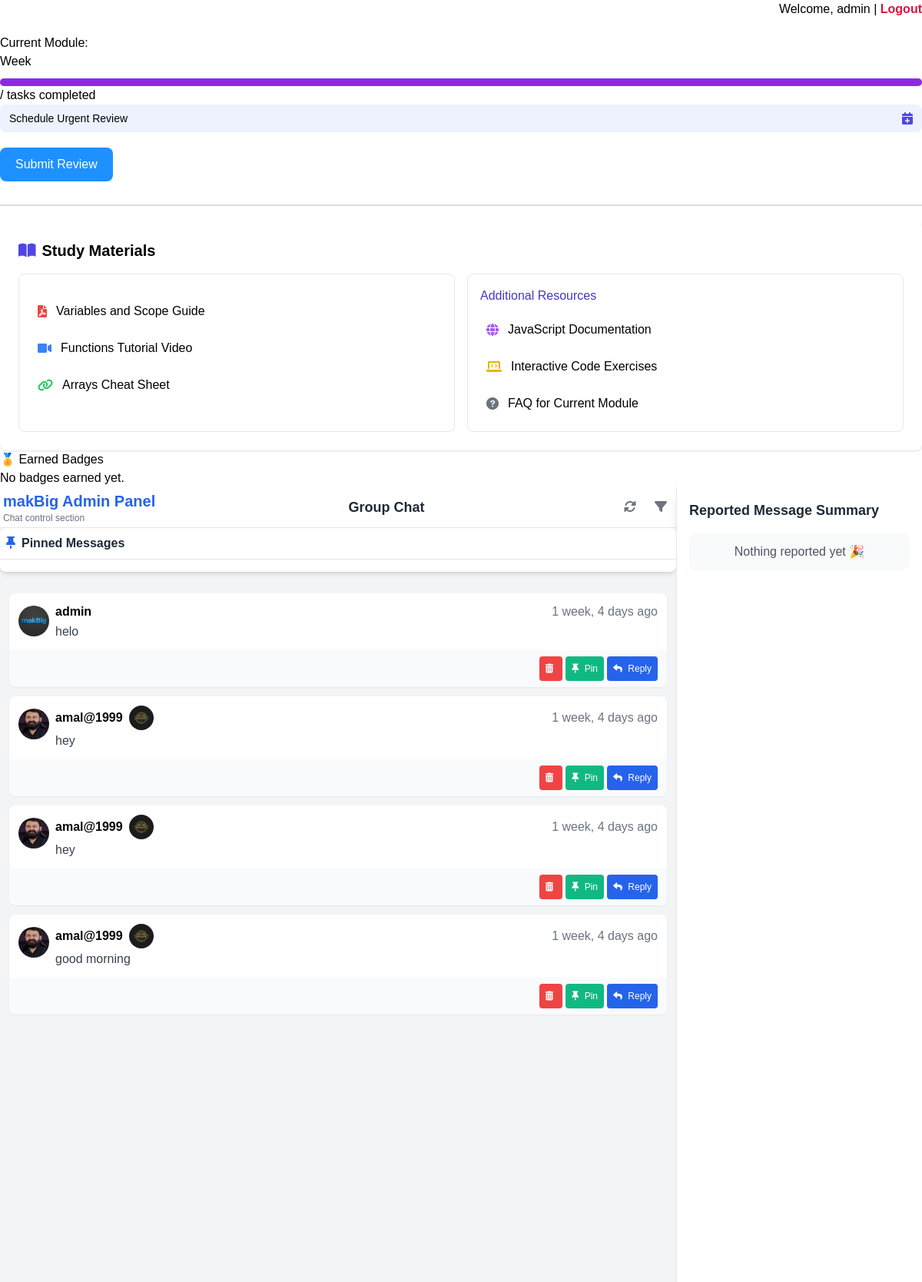
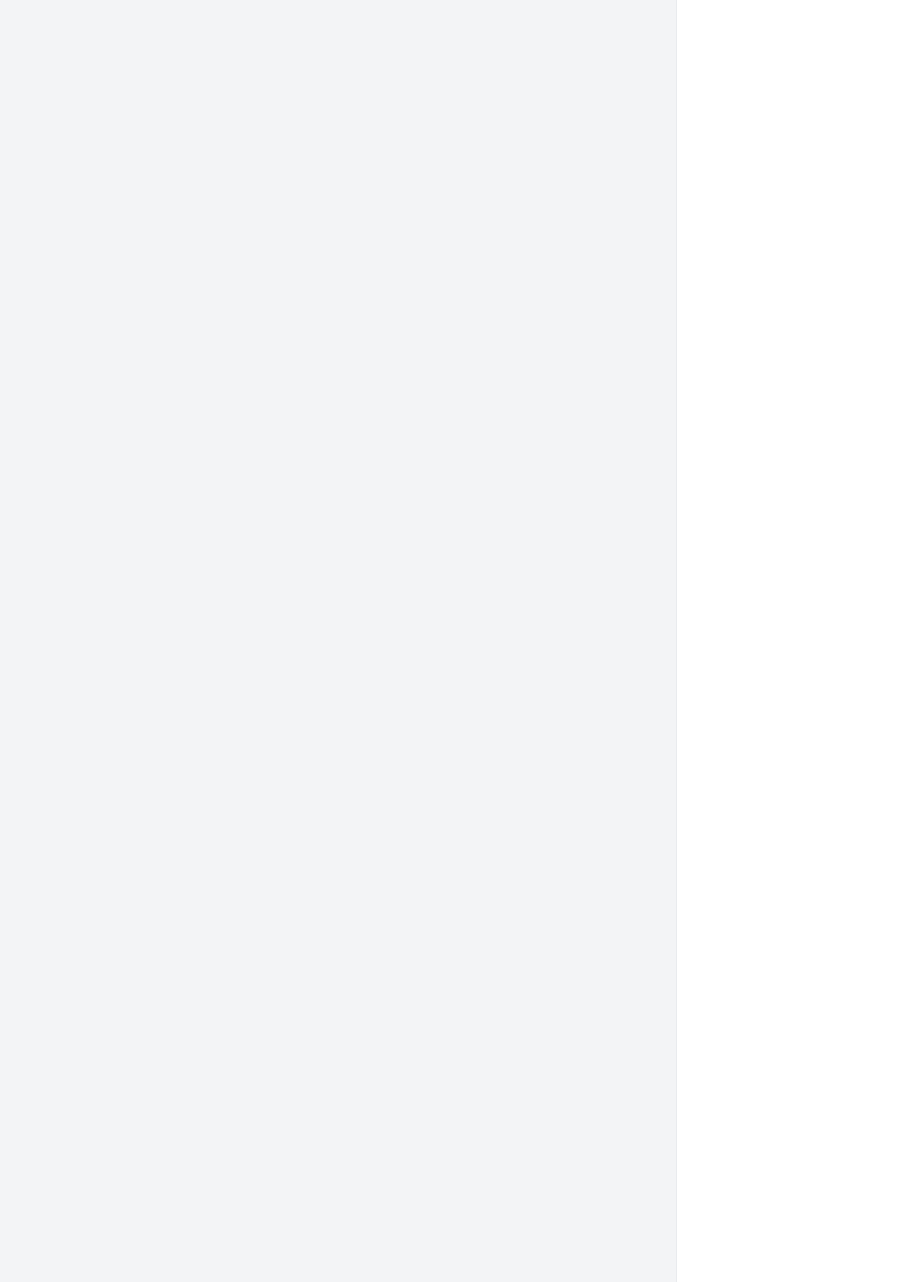
Page /chat/ (signed in) on the committed database (2 pictures, top to bottom).
### chat/models.py (models this page shows, shortened)
class CustomUser(AbstractUser):
    email = models.EmailField(unique=True)
    profile_picture = models.ImageField(upload_to='profile_pics/', default='profile_pics/makbig.png', null=True, blank=True)
    badge = models.ImageField(upload_to='profile_pics/', default='profile_pics/default.jpg', null=True, blank=True)

class Message(models.Model):
    user = models.ForeignKey(CustomUser, on_delete=models.CASCADE)
    content = models.TextField()
    timestamp = models.DateTimeField(auto_now_add=True)
    reported = models.BooleanField(default=False)
    pinned = models.BooleanField(default=False)
    replied_to = models.ForeignKey('self', on_delete=models.SET_NULL, null=True, blank=True, related_name='replies')

### chat/views.py (the view)
# urls.py: path('chat/', views.chatroom_view, name='chatroom'),
@login_required
def chatroom_view(request):
    messages = Message.objects.all().order_by('timestamp')
    reported_msgs = Message.objects.filter(reported=True).order_by('-timestamp') # Fetch all reported messages
    context = {
        'messages': messages,
        'reported_msgs': reported_msgs, # Pass them to the template
        'user': request.user,
    }
    return render(request, 'chat/chatroom.html', context)

### chat/templates/chat/chatroom.html (shortened to what this page needs)
{% extends 'learning/student_dashboard.html' %}
{% load static %}
{% load humanize %}
{% block content %}
<script src="https://cdn.tailwindcss.com"></script>
<link href="https://cdnjs.cloudflare.com/ajax/libs/font-awesome/6.0.0-beta3/css/all.min.css" rel="stylesheet">
<div class="flex h-screen overflow-hidden">
    <div class="flex-1 flex flex-col overflow-hidden">
        <header class="bg-white border-b border-gray-200 p-1 flex items-center justify-between">
            <div>
                <h1 class="text-xl font-bold text-makblue">makBig Admin Panel</h1>
                <p class="text-xs text-gray-500">Chat control section</p>
            </div>
            <h2 class="text-lg font-bold text-gray-800">Group Chat</h2>
            <div class="flex space-x-2">
                <button class="p-2 text-gray-500 hover:text-makblue hover:bg-gray-100 rounded-full">
                    <i class="fas fa-sync-alt"></i>
                </button>
                <button class="p-2 text-gray-500 hover:text-makblue hover:bg-gray-100 rounded-full">
                    <i class="fas fa-filter"></i>
                </button>
            </div>
        </header>
        <main id="main-chat-container" class="flex-1 overflow-y-auto bg-makgray relative">
            <div class="bg-white rounded-lg shadow-md mb-4 sticky top-0 z-10">
                <div class="p-2 border-b border-gray-200 flex items-center justify-between">
                    <h3 class="text-md font-semibold text-gray-800"><i class="fas fa-thumbtack mr-2 text-makblue"></i>Pinned Messages</h3>
                </div>
                <div id="pinned-zone" class="p-2 space-y-1">
                </div>
            </div>
            <div id="chat-box" class="space-y-3 p-3">
                {% for msg in messages %}
                    {% if not msg.pinned %}
                        <div class="bg-white rounded-lg shadow-sm overflow-hidden message-item" data-msg-id="{{ msg.id }}" id="msg-{{ msg.id }}">
                            <div class="p-3">
                                <div class="flex items-start">
                                    <img src="{% if msg.user.profile_picture %}{{ msg.user.profile_picture.url }}{% else %}{% static 'profile_pics/wallpaper.jpg' %}{% endif %}" alt="User" class="w-10 h-10 rounded-full mr-2 mt-1">
                                    <div class="flex-1">
                                        <div class="flex items-center">
                                            <span class="font-bold text-md mr-2">{{ msg.user.username }}</span>
                                            {% if msg.user.badge and not msg.user.is_superuser %}
                                                <img src="{{ msg.user.badge.url }}" alt="Badge" class="w-8 h-8 rounded-full mr-1">
                                            {% endif %}
                                            <span class="text-md text-gray-500 ml-auto">{{ msg.timestamp|timesince }} ago</span>
                                        </div>
                                        <p class="mt-0.5 text-base text-gray-700 message-content-p {% if msg.reported and user.is_superuser %}text-makred{% endif %}">{{ msg.content }}</p>
                                    </div>
                                </div>
                            </div>
                            <div class="bg-gray-50 px-3 py-2 flex justify-end space-x-1">
                                {% if request.user.is_superuser %}
                                <button onclick="deleteMessage({{ msg.id }})" class="px-2 py-2 bg-makred text-white text-xs rounded hover:bg-red-600">
                                    <i class="fas fa-trash-alt mr-1"></i>
                                </button>
                                <button onclick="pinMessage({{ msg.id }})" class="px-2 py-2 bg-makgreen text-white text-xs rounded hover:bg-green-600 pin-btn">
                                    <i class="fas fa-thumbtack mr-1"></i> Pin
                                </button>
                                {% endif %}
                                <button onclick="replyToMessage({{ msg.id }}, '{{ msg.user.username|escapejs }}', '{{ msg.content|escapejs }}')" class="px-2 py-2 bg-makblue text-white text-xs rounded hover:bg-blue-600">
                                    <i class="fas fa-reply mr-1"></i> Reply
                                </button>
                            </div>
                        </div>
                    {% endif %}
                {% endfor %}
            </div>
        </main>
    </div>
    {% if request.user.is_superuser %}
    <aside class="w-80 bg-white border-l border-gray-200 flex flex-col p-4 shadow-lg overflow-y-auto">
        <h3 class="text-lg font-semibold text-gray-800 mb-4">Reported Message Summary</h3>
        <ul id="reported-messages" class="space-y-3">
            {% for msg in reported_msgs %}
                <li id="reported-{{ msg.id }}" class="bg-gray-50 rounded-lg p-3 shadow-sm">
                    <div class="flex items-start mb-2">
                        <img src="{% if msg.user.profile_picture %}{{ msg.user.profile_picture.url }}{% else %}{% static 'profile_pics/wallpaper.jpg' %}{% endif %}" alt="Reported User" class="w-10 h-10 rounded-full mr-2">
                        <div class="flex-1">
                            <div class="font-semibold text-sm text-gray-800">{{ msg.user.username }}</div>
                            <span class="text-xs text-gray-500">{{ msg.timestamp|timesince }} ago</span>
                        </div>
                    </div>
                    <p class="text-sm text-gray-700 mb-3">{{ msg.content|truncatewords:10 }}</p>
                    <button onclick="deleteMessage({{ msg.id }})" class="w-full px-2 py-1 bg-makred text-white text-sm rounded hover:bg-red-600">
                        <i class="fas fa-trash-alt mr-1"></i> Delete Message
                    </button>
                </li>
            {% empty %}
                <li id="no-reports" class="bg-gray-50 rounded-lg p-3 text-center text-gray-600">Nothing reported yet 🎉</li>
            {% endfor %}
        </ul>
    </aside>
    {% endif %}
</div>
{% endblock %}

### learning/templates/learning/student_dashboard.html (shortened to what this page needs)
{% load static %}
<!DOCTYPE html>
<html lang="en">
<head>
</head>
<body>
{% if user.is_authenticated %}
  <div class="logout">
    Welcome, {{ user.username }} |
    <a href="{% url 'student_logout' %}">Logout</a>
  </div>
{% endif %}
<h2>Current Module: {{ module.name }}</h2>
<p>Week {{ module.week }}</p>
<div class="progress-bar">
  <div class="progress"></div>
</div>
<p>{{ completed }} / {{ total }} tasks completed</p>
    <button onclick="sendHelpRequest('urgent_review')" class="w-full flex items-center justify-between px-3 py-2 bg-indigo-50 rounded-lg hover:bg-indigo-100">
      <span class="text-sm font-medium">Schedule Urgent Review</span>
      <i class="fas fa-calendar-plus text-indigo-600"></i>
    </button>
{% if completed == total %}
  <button type="button" onclick="loadReviewPage()" class="review-btn">Submit Review</button>
{% endif %}
<div id="review-section"></div>
                <div class="bg-white rounded-lg shadow p-6">
                    <h2 class="text-xl font-bold mb-4 flex items-center">
                        <i class="fas fa-book-open text-indigo-600 mr-2"></i>
                        Study Materials
                    </h2>
                    <div class="grid md:grid-cols-2 gap-4">
                        <div class="border rounded-lg p-4">
                            <div class="space-y-2">
                                <a href="#" class="flex items-center p-2 hover:bg-gray-50 rounded">
                                    <i class="fas fa-file-pdf text-red-500 mr-3"></i>
                                    <span>Variables and Scope Guide</span>
                                </a>
                                <a href="#" class="flex items-center p-2 hover:bg-gray-50 rounded">
                                    <i class="fas fa-video text-blue-500 mr-3"></i>
                                    <span>Functions Tutorial Video</span>
                                </a>
                                <a href="#" class="flex items-center p-2 hover:bg-gray-50 rounded">
                                    <i class="fas fa-link text-green-500 mr-3"></i>
                                    <span>Arrays Cheat Sheet</span>
                                </a>
                            </div>
                        </div>
                        <div class="border rounded-lg p-4">
                            <h3 class="font-medium mb-3 text-indigo-700">Additional Resources</h3>
                            <div class="space-y-2">
                                <a href="#" class="flex items-center p-2 hover:bg-gray-50 rounded">
                                    <i class="fas fa-globe text-purple-500 mr-3"></i>
                                    <span>JavaScript Documentation</span>
                                </a>
                                <a href="#" class="flex items-center p-2 hover:bg-gray-50 rounded">
                                    <i class="fas fa-laptop-code text-yellow-500 mr-3"></i>
                                    <span>Interactive Code Exercises</span>
                                </a>
                                <a href="#" class="flex items-center p-2 hover:bg-gray-50 rounded">
                                    <i class="fas fa-question-circle text-gray-500 mr-3"></i>
                                    <span>FAQ for Current Module</span>
                                </a>
                            </div>
                        </div>
                    </div>
                </div>
                <h3>🏅 Earned Badges</h3>
{% if student_badges %}
  <ul>
    {% for student_badge in student_badges %}
      <li>{{ student_badge.badge.name }} - Awarded for {{ student_badge.badge.module.name }}</li>
    {% endfor %}
  </ul>
{% else %}
  <p>No badges earned yet.</p>
{% endif %}
{% block content%}
{% endblock content%}
</body>
</html>

### rows in the picture
CustomUser: username "admin"
Message: user.profile_picture (picture), user.username "admin", timestamp "1 week, 4 days", content "helo"
Message: user.profile_picture (picture), user.username "amal@1999", user.badge (picture), timestamp "1 week, 4 days", content "hey"
Message: user.profile_picture (picture), user.username "amal@1999", user.badge (picture), timestamp "1 week, 4 days", content "hey"
Message: user.profile_picture (picture), user.username "amal@1999", user.badge (picture), timestamp "1 week, 4 days", content "good morning"
